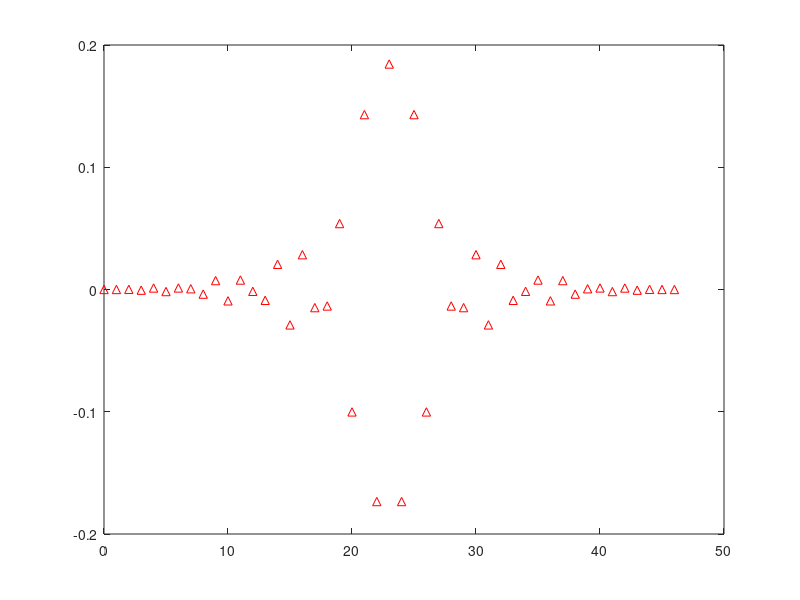
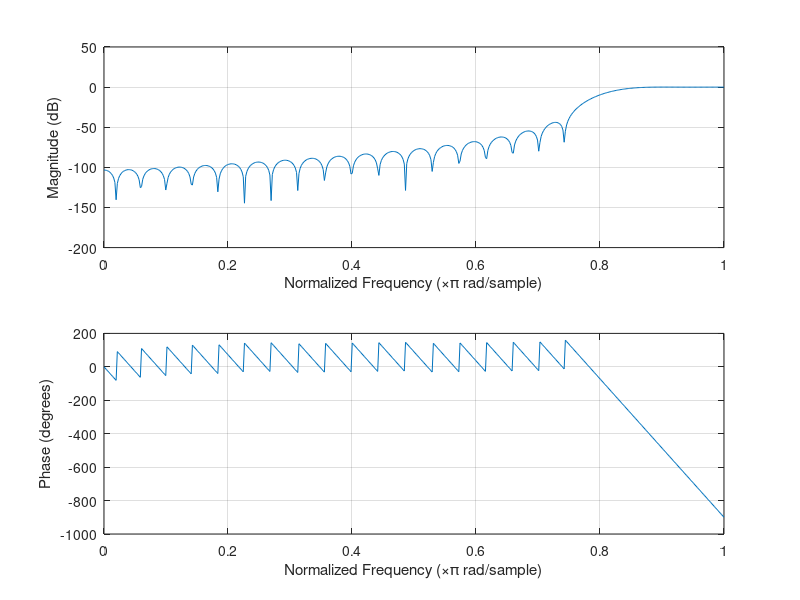
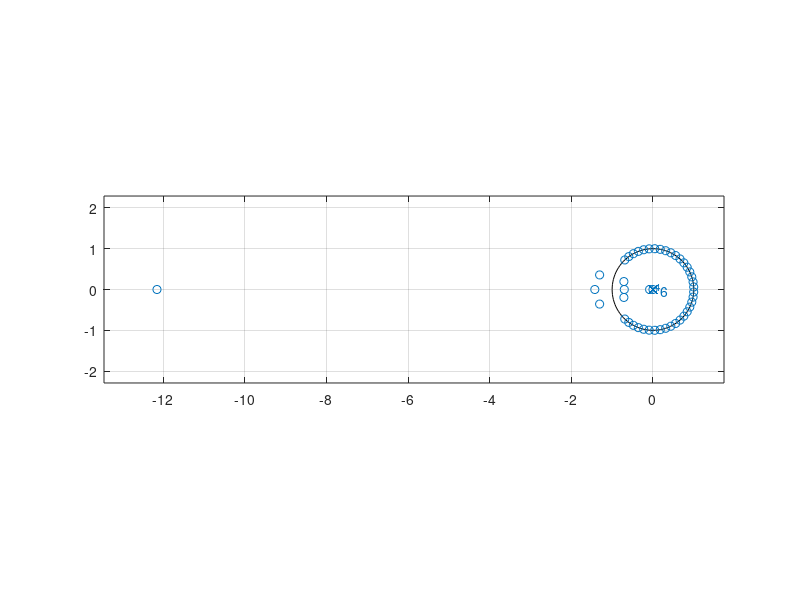

These charts were generated, in order, by the following MATLAB code:
clear();

Fs = 44100;
Fs_2 = Fs / 2;
passband = 18000 / Fs_2;
Wn = passband;
type = 'high';

% Päästökaistan maksimivärähtely 0.1 dB
% Estokaistan minimivaimennus 30 dB
% => opintomoniste s.84 taulukko
% => Hanning 
N_candidate = 3.1 / (3000 / Fs);

% Pyöristetään ylöspäin seuraavaan parittomaan
N = 2*ceil(N_candidate/2)+1;
window = hanning(N);
d = fir1(N - 1, passband, type, window);

figure('Name', 'impz')
impz(d)

figure('Name', 'freq')
freqz(d)

figure('Name', 'zplane')
zplane(d)
